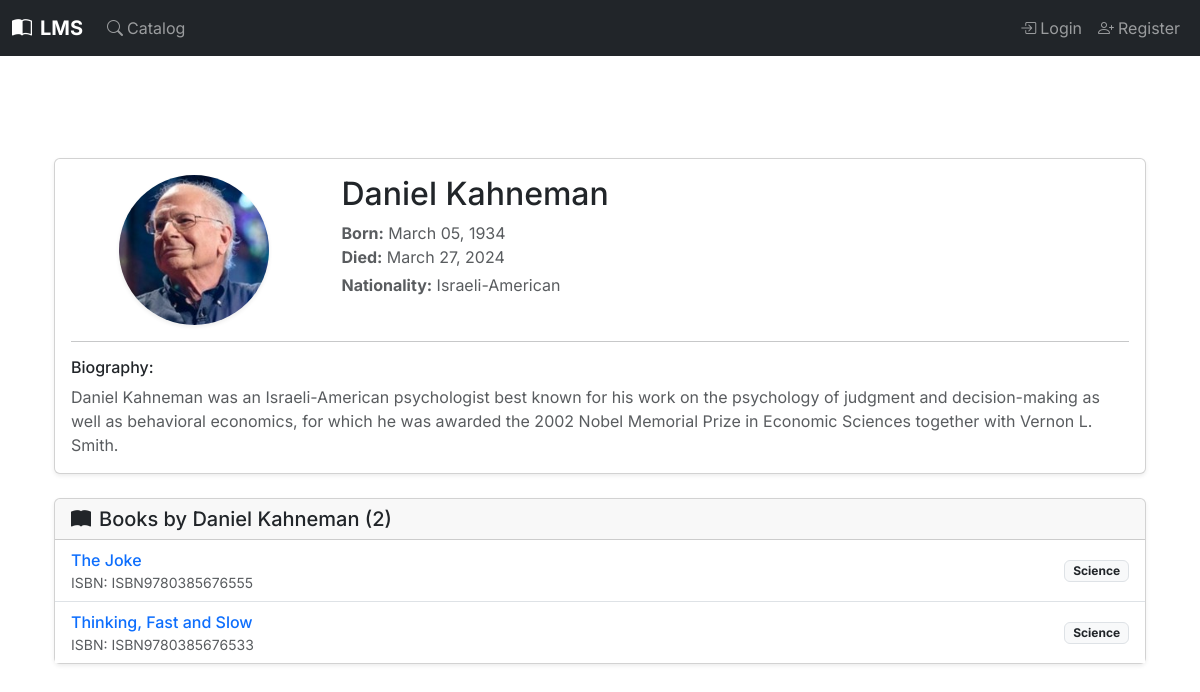
/author/1/, run on an earlier commit of the app's database.
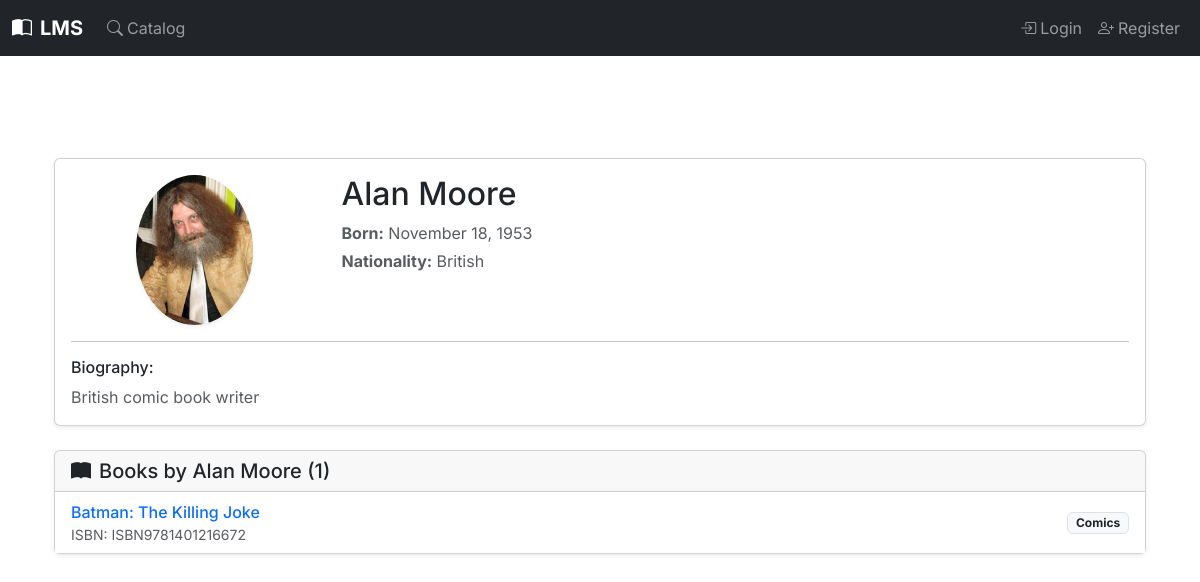
And on a later commit of the database.
### books/models.py (models this page shows, shortened)
class Author(models.Model):
    name = models.CharField(
        max_length=200,
        help_text=_("Enter the author's full name (e.g., J.R.R. Tolkien)")
    )
    biography = models.TextField(
        blank=True,
        null=True,
        help_text=_("A short biography of the author (optional)")
    )
    date_of_birth = models.DateField(
        _("Date of Birth"), # Changed to use verbose_name directly
        null=True,
        blank=True,
        help_text=_("Author's date of birth (optional)")
    )
    date_of_death = models.DateField(
        _("Date of Death"),
        null=True,
        blank=True,
        help_text=_("Author's date of death, if applicable (optional)")
    )
    nationality = models.CharField(
        _("Nationality"),
        max_length=100,
        blank=True,
        null=True,
        help_text=_("Author's nationality (e.g., British, American) (optional)")
    )
    alternate_names = models.CharField(
        _("Alternate Names"),
        max_length=500, # Increased length for potentially multiple names
        blank=True,
        null=True,
        help_text=_("Other names the author is known by, separated by commas (e.g., pen names, maiden names) (optional)")
    )
    author_website = models.URLField(
        _("Author Website"),
        blank=True,
        null=True,
        help_text=_("A link to the author's official website or a relevant resource page (optional)")
    )
    author_photo = models.ImageField(
        _("Author Photo"),
        upload_to='author_photos/',
        blank=True,
        null=True,
        help_text=_("A photo of the author (optional).")
    )
    class Meta:
        ordering = ['name']
        verbose_name = _('Author')
        verbose_name_plural = _('Authors')
    def get_life_span(self):
        if self.date_of_birth:
            birth_year = self.date_of_birth.year
            if self.date_of_death:
                death_year = self.date_of_death.year
                return f"{birth_year}–{death_year}"
            return f"Born {birth_year}"
        return "N/A"
    get_life_span.short_description = _('Life Span')

class Book(models.Model):
    isbn = models.CharField(
        _('ISBN-13'),
        max_length=17,
        primary_key=True,
        unique=True,
        validators=[isbn_validator],
        help_text=_('13 Character ISBN number. Must be unique. (e.g., 978-0596009205)')
    )
    title = models.CharField(
        max_length=255,
        help_text=_("Enter the title of the book")
    )
    authors = models.ManyToManyField(
        Author,
        related_name='books',
        help_text=_("Select or add authors for this book")
    )
    publisher = models.CharField(
        max_length=200,
        blank=True,
        null=True,
        help_text=_("Publisher of the book (optional)")
    )
    publication_date = models.DateField(
        null=True,
        blank=True,
        help_text=_("Date the book was published (optional)")
    )
    edition = models.CharField(
        max_length=100,
        blank=True,
        null=True,
        help_text=_("e.g., 1st Edition, Revised Edition (optional)")
    )
    page_count = models.PositiveIntegerField(
        null=True,
        blank=True,
        help_text=_("Total number of pages (optional)")
    )
    description = models.TextField(
        blank=True,
        null=True,
        help_text=_("A brief description or summary of the book (optional)")
    )
    cover_image = models.ImageField(
        _("Cover Image"),
        upload_to='book_covers/',
        blank=True,
        null=True,
        help_text=_("Upload the book's cover image (optional).")
    )
    categories = models.ManyToManyField(
        Category,
        related_name='books',
        help_text=_("Select or add categories for this book")
    )
    date_added_to_system = models.DateTimeField(
        auto_now_add=True,
        help_text=_("Date this book record was added to the system")
    )
    last_updated = models.DateTimeField(
        auto_now=True,
        help_text=_("Date this book record was last updated")
    )
    total_borrows = models.PositiveIntegerField(
        default=0,
        help_text=_("How many times this book title has been borrowed overall")
    )
    def display_authors(self):
        """Helper method to display authors in the Django admin interface."""
        return ', '.join(author.name for author in self.authors.all()[:3])
    display_authors.short_description = _('Authors')
    def display_categories(self):
        """Helper method to display categories in the Django admin interface."""
        return ', '.join(category.name for category in self.categories.all()[:3])
    display_categories.short_description = _('Categories')
    class Meta:
        ordering = ['title', 'isbn']
        verbose_name = _('Book')
        verbose_name_plural = _('Books')

class Category(models.Model):
    name = models.CharField(
        max_length=100,
        unique=True,
        help_text=_("Enter a book category (e.g., Science Fiction, Programming, History)")
    )
    description = models.TextField(
        blank=True,
        null=True,
        help_text=_("A short description of the category (optional)")
    )
    class Meta:
        ordering = ['name']
        verbose_name = _('Category')
        verbose_name_plural = _('Categories')

### books/views.py (the view)
# urls.py: path('author/<int:pk>/', views.PortalAuthorDetailView.as_view(), name='portal_author_detail'),
class PortalAuthorDetailView(DetailView):
    model = Author
    template_name = 'books/portal/author_detail.html'
    context_object_name = 'author'
    pk_url_kwarg = 'pk'
    def get_context_data(self, **kwargs):
        context = super().get_context_data(**kwargs)
        author = self.get_object()
        context['page_title'] = f"Author: {author.name}"
        context['view_context'] = 'portal'
        context['can_edit_this_object'] = False
        context['books_by_author'] = Book.objects.filter(authors=author).prefetch_related('categories').order_by('title')
        context['back_url'] = self.request.META.get('HTTP_REFERER', reverse_lazy('books:portal_catalog'))
        return context

### books/templates/books/portal/author_detail.html (shortened to what this page needs)
{% extends "portal/portal_base.html" %}
{% load static %}
{% load bootstrap5 %}
{% block portal_content %}
    {% include "books/_author_detail_content.html" %}
{% endblock portal_content %}

### books/templates/books/_author_detail_content.html (shortened to what this page needs)
{% load static %}
{% load bootstrap5 %}
<div class="container py-4">
    <div class="card shadow-sm mb-4">
        <div class="card-body">
            <div class="row">
                <div class="col-md-3 text-center mb-3 mb-md-0">
                    {% if author.author_photo %}
                        <img src="{{ author.author_photo.url }}" alt="{{ author.name }}" class="img-fluid rounded-circle shadow-sm" style="max-width: 150px; max-height: 150px; object-fit: cover;">
                    {% else %}
                        <div class="bg-light rounded-circle d-flex align-items-center justify-content-center text-secondary" style="width: 150px; height: 150px;">
                            <i class="bi bi-person-fill" style="font-size: 5rem;"></i>
                        </div>
                    {% endif %}
                </div>
                <div class="col">
                    <h1 class="card-title h2">{{ author.name }}</h1>
                    <p class="card-text text-muted mb-1">
                        <strong>Born:</strong> {{ author.date_of_birth|date:"F d, Y"|default:"N/A" }}
                        {% if author.date_of_death %}
                            <br><strong>Died:</strong> {{ author.date_of_death|date:"F d, Y" }}
                        {% endif %}
                    </p>
                    {% if author.nationality %}
                        <p class="card-text text-muted mb-1"><strong>Nationality:</strong> {{ author.nationality }}</p>
                    {% endif %}
                </div>
            </div>
            <hr>
            <h6>Biography:</h6>
            {% if author.biography %}
                <div class="text-muted" style="white-space: pre-wrap;">{{ author.biography|linebreaksbr }}</div>
            {% else %}
                <p class="text-muted fst-italic">No biography available.</p>
            {% endif %}
        </div>
    </div>
    <div class="card shadow-sm">
        <div class="card-header">
            <h5 class="mb-0"><i class="bi bi-book-fill me-2"></i>Books by {{ author.name }} ({{ books_by_author.count }})</h5>
        </div>
        <div class="card-body p-0">
            {% if books_by_author %}
            <ul class="list-group list-group-flush">
                {% for book_item in books_by_author %}
                <li class="list-group-item d-flex justify-content-between align-items-center">
                    <div>
                        <a href="{% if view_context == 'dashboard' %}{% url 'books:dashboard_book_detail' isbn=book_item.isbn %}{% else %}{% url 'books:portal_book_detail' isbn=book_item.isbn %}{% endif %}" class="text-decoration-none fw-medium">
                            {{ book_item.title }}
                        </a>
                        <small class="d-block text-muted">ISBN: {{ book_item.isbn }}</small>
                    </div>
                    <span class="badge bg-light text-dark border">
                        {{ book_item.categories.first.name|default:"" }}{% if book_item.categories.count > 1 %} & more{% endif %}
                    </span>
                </li>
                {% endfor %}
            </ul>
            {% else %}
            <p class="p-3 text-muted mb-0">No books found for this author in the system.</p>
            {% endif %}
        </div>
    </div>
</div>

What changed in the data, as far as the page shows it:
removed Book: title "The Joke", isbn "ISBN9780385676555", categories.first.name "Science"
removed Book: title "Thinking, Fast and Slow", isbn "ISBN9780385676533", categories.first.name "Science"
changed Author: author_photo: a different picture; name "Daniel Kahneman" → "Alan Moore"; date_of_birth "March 05, 1934" → "November 18, 1953"; nationality "Israeli-American" → "British"; biography "Daniel Kahneman was an Israeli-American psychologist best known for his work on the psychology of judgment and decision-making as well as behavioral economics, for which he was awarded the 2002 Nobel Memorial Prize in Economic Sciences together with Vernon L. Smith." → "British comic book writer"; date_of_death "March 27, 2024" → (not shown)
added Book: title "Batman: The Killing Joke", isbn "ISBN9781401216672", categories.first.name "Comics"
Also different on the page:
{{ books_by_author.count }}: "2" → "1"
text no longer shown: "Died:"
